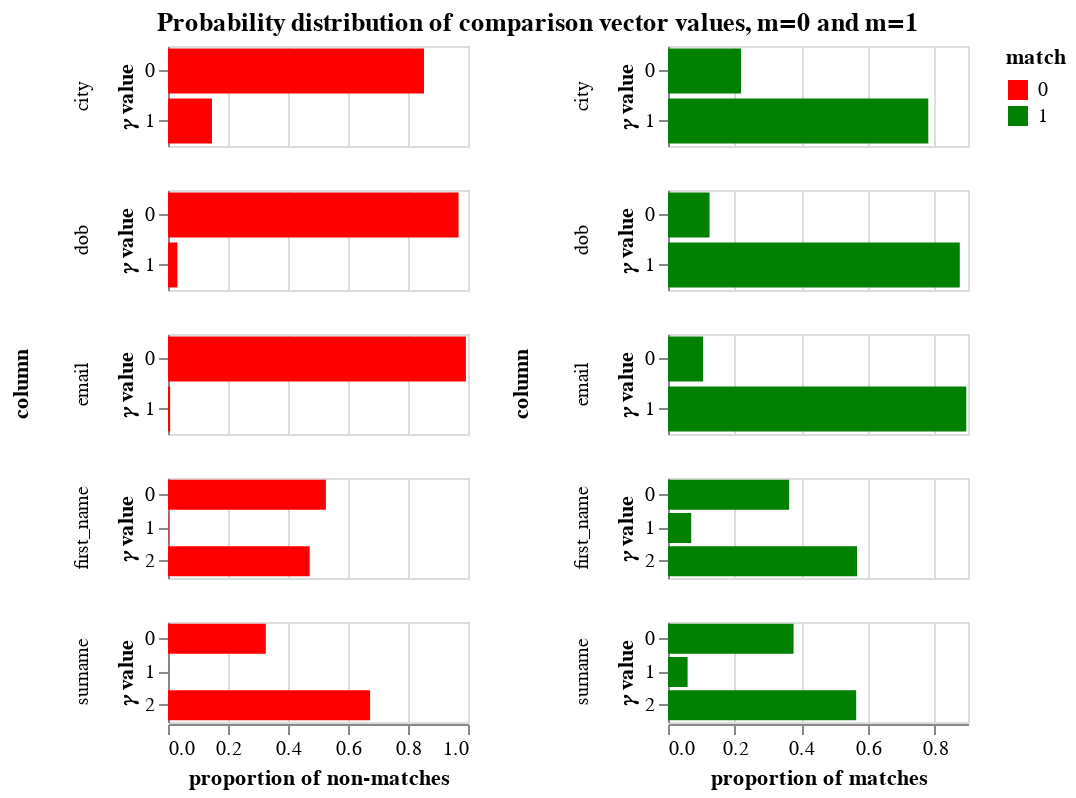

Notebook cell for this chart:
### Markdown cell above
The `params` property of the `linker` is an object that contains a lot of diagnostic information about how the match probability was computed.  The following cells demonstrate some of its functionality

### Code cell
params = linker.params
params.probability_distribution_chart()

### Figure 1 — Vega-Lite specification as saved in the notebook (floating-point values rounded to 4 significant figures)
{"$schema": "https://vega.github.io/schema/vega-lite/v3.4.0.json", "config": {"mark": {"tooltip": null}, "title": {"anchor": "middle"}, "view": {"continuousHeight": 300, "continuousWidth": 400, "height": 300, "width": 400}}, "data": {"name": "data-2cbdce7d67d47047bf9bd30a3836662c"}, "datasets": {"data-2cbdce7d67d47047bf9bd30a3836662c": [{"column": "first_name", "gamma": "gamma_first_name", "match": 1, "probability": 0.3634, "value": 0, "value_of_gamma": "level_0"}, {"column": "first_name", "gamma": "gamma_first_name", "match": 1, "probability": 0.0696, "value": 1, "value_of_gamma": "level_1"}, {"column": "first_name", "gamma": "gamma_first_name", "match": 1, "probability": 0.567, "value": 2, "value_of_gamma": "level_2"}, {"column": "first_name", "gamma": "gamma_first_name", "match": 0, "probability": 0.5263, "value": 0, "value_of_gamma": "level_0"}, {"column": "first_name", "gamma": "gamma_first_name", "match": 0, "probability": 0.001403, "value": 1, "value_of_gamma": "level_1"}, {"column": "first_name", "gamma": "gamma_first_name", "match": 0, "probability": 0.4723, "value": 2, "value_of_gamma": "level_2"}, {"column": "surname", "gamma": "gamma_surname", "match": 1, "probability": 0.3766, "value": 0, "value_of_gamma": "level_0"}, {"column": "surname", "gamma": "gamma_surname", "match": 1, "probability": 0.0588, "value": 1, "value_of_gamma": "level_1"}, {"column": "surname", "gamma": "gamma_surname", "match": 1, "probability": 0.5646, "value": 2, "value_of_gamma": "level_2"}, {"column": "surname", "gamma": "gamma_surname", "match": 0, "probability": 0.3261, "value": 0, "value_of_gamma": "level_0"}, {"column": "surname", "gamma": "gamma_surname", "match": 0, "probability": 0.0002324, "value": 1, "value_of_gamma": "level_1"}, {"column": "surname", "gamma": "gamma_surname", "match": 0, "probability": 0.6737, "value": 2, "value_of_gamma": "level_2"}, {"column": "dob", "gamma": "gamma_dob", "match": 1, "probability": 0.1246, "value": 0, "value_of_gamma": "level_0"}, {"column": "dob", "gamma": "gamma_dob", "match": 1, "probability": 0.8754, "value": 1, "value_of_gamma": "level_1"}, {"column": "dob", "gamma": "gamma_dob", "match": 0, "probability": 0.9686, "value": 0, "value_of_gamma": "level_0"}, {"column": "dob", "gamma": "gamma_dob", "match": 0, "probability": 0.0314, "value": 1, "value_of_gamma": "level_1"}, {"column": "city", "gamma": "gamma_city", "match": 1, "probability": 0.2191, "value": 0, "value_of_gamma": "level_0"}, {"column": "city", "gamma": "gamma_city", "match": 1, "probability": 0.7809, "value": 1, "value_of_gamma": "level_1"}, {"column": "city", "gamma": "gamma_city", "match": 0, "probability": 0.8534, "value": 0, "value_of_gamma": "level_0"}, {"column": "city", "gamma": "gamma_city", "match": 0, "probability": 0.1466, "value": 1, "value_of_gamma": "level_1"}, {"column": "email", "gamma": "gamma_email", "match": 1, "probability": 0.1052, "value": 0, "value_of_gamma": "level_0"}, {"column": "email", "gamma": "gamma_email", "match": 1, "probability": 0.8948, "value": 1, "value_of_gamma": "level_1"}, {"column": "email", "gamma": "gamma_email", "match": 0, "probability": 0.9929, "value": 0, "value_of_gamma": "level_0"}, {"column": "email", "gamma": "gamma_email", "match": 0, "probability": 0.007089, "value": 1, "value_of_gamma": "level_1"}]}, "hconcat": [{"encoding": {"color": {"field": "match", "scale": {"domain": [0, 1], "range": ["red", "green"]}, "type": "nominal"}, "row": {"field": "column", "sort": {"field": "gamma"}, "type": "nominal"}, "tooltip": [{"field": "column", "type": "nominal"}, {"field": "probability", "format": ".4f", "type": "quantitative"}, {"field": "value", "type": "ordinal"}], "x": {"axis": {"title": "proportion of non-matches"}, "field": "probability", "type": "quantitative"}, "y": {"axis": {"title": "𝛾 value"}, "field": "value", "type": "nominal"}}, "height": 50, "mark": "bar", "resolve": {"scale": {"y": "independent"}}, "transform": [{"filter": "(datum.match === 0)"}], "width": 150}, {"encoding": {"color": {"field": "match", "scale": {"domain": [0, 1], "range": ["red", "green"]}, "type": "nominal"}, "row": {"field": "column", "sort": {"field": "gamma"}, "type": "nominal"}, "tooltip": [{"field": "column", "type": "nominal"}, {"field": "probability", "format": ".4f", "type": "quantitative"}, {"field": "value", "type": "ordinal"}], "x": {"axis": {"title": "proportion of matches"}, "field": "probability", "type": "quantitative"}, "y": {"axis": {"title": "𝛾 value"}, "field": "value", "type": "nominal"}}, "height": 50, "mark": "bar", "resolve": {"scale": {"y": "independent"}}, "transform": [{"filter": "(datum.match === 1)"}], "width": 150}], "title": "Probability distribution of comparison vector values, m=0 and m=1"}
